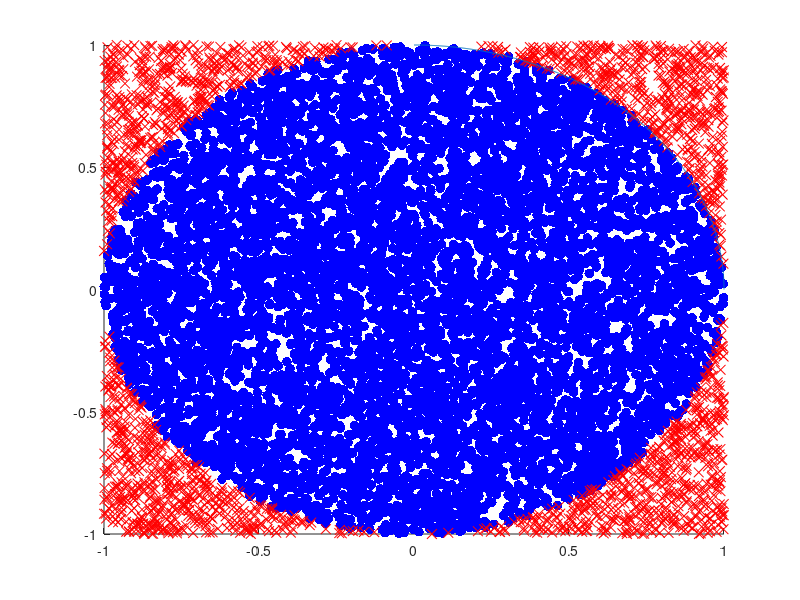

This chart was generated by the following MATLAB code:
function kroznica_2()
    st = 10000;
    r = 1;
    
    [ocena, napaka] = area_pi(st, r);
    fprintf('Ocenjeno π: %f\nNapaka: %f\n', ocena, napaka);
    
    risi_kroznico_in_tocke(st, r);
end

function [ocena, napaka] = area_pi(st, r)
    xy = 2 * rand(2, st) - 1;
    razdalja = sum(xy.^2);
    znotrajKroga = sum(razdalja <= r^2);
    
    ocena = 4 * znotrajKroga / st;
    napaka = abs(ocena - pi);
end

function risi_kroznico_in_tocke(st, r)
    xy = 2 * rand(2, st) - 1;
    razdalja = sum(xy.^2);
    
    tockeN = razdalja <= r^2;
    tockeZ = razdalja > r^2;
    
    scatter(xy(1, tockeN), xy(2, tockeN), 50, 'b', 'filled');
    hold on;
    scatter(xy(1, tockeZ), xy(2, tockeZ), 50, 'r', 'x');
    
    theta = linspace(0, pi/2, 1000);
    x = r*cos(theta);
    y = r*sin(theta);
    plot(x, y);
    
    %axis equal;
    %title('Naključno generirane točke na krožnici z lokom');
    %xlabel('X-os');
    %ylabel('Y-os');
    %legend('Znotraj krožnice', 'Zunaj krožnice', 'Krožnica');
end

